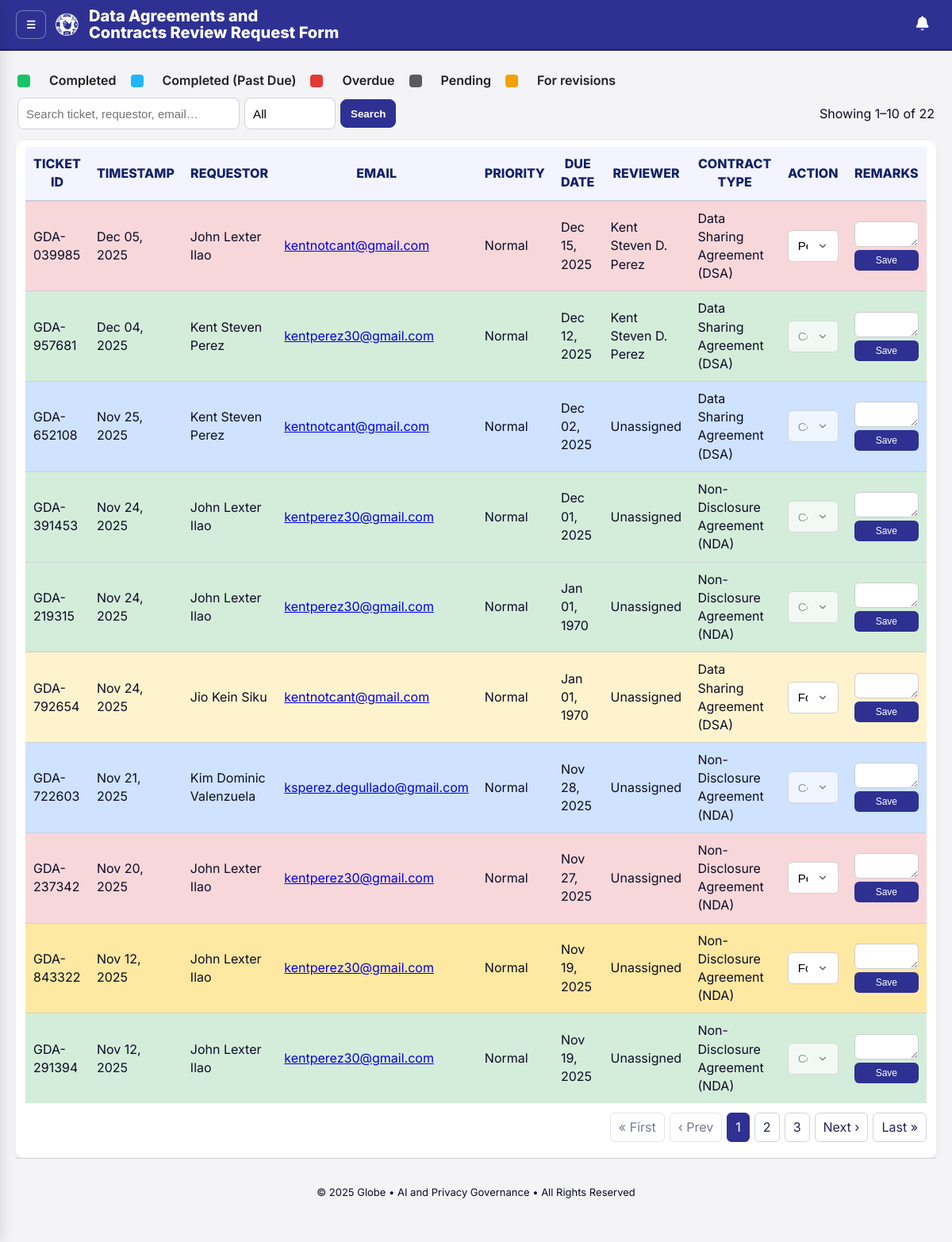
Page /tickets.php (signed in) on the committed database.
### tables this page shows
CREATE TABLE `tickets` (
  `id` bigint(20) unsigned NOT NULL AUTO_INCREMENT,
  `ticket_code` varchar(20) NOT NULL,
  `created_at` datetime NOT NULL DEFAULT current_timestamp(),
  `full_name` varchar(200) NOT NULL,
  `email` varchar(200) NOT NULL,
  `priority` enum('Low','Normal','High','Urgent') DEFAULT 'Normal',
  `due_date` date DEFAULT NULL,
  `completed_at` datetime DEFAULT NULL,
  `grp` varchar(50) NOT NULL,
  `tribe` varchar(200) DEFAULT NULL,
  `assigned_lawyer` varchar(200) DEFAULT NULL,
  `cc_emails` text DEFAULT NULL,
  `summary` text NOT NULL,
  `contract_type` varchar(100) NOT NULL,
  `contract_other` varchar(200) DEFAULT NULL,
  `customer` varchar(200) NOT NULL,
  `vendor` varchar(200) NOT NULL,
  `pd_nature` varchar(120) NOT NULL,
  `pd_other_text` varchar(255) DEFAULT NULL,
  `clauses` text NOT NULL,
  `doc_link` varchar(1000) DEFAULT NULL,
  `status` enum('Pending','In Review','For Revisions','Completed') NOT NULL DEFAULT 'Pending',
  `remarks` text DEFAULT NULL,
  `email_24h_sent` tinyint(1) NOT NULL DEFAULT 0,
  `email_24h_sent_at` datetime DEFAULT NULL,
  PRIMARY KEY (`id`)
);

CREATE TABLE `lawyers` (
  `id` int(11) NOT NULL AUTO_INCREMENT,
  `name` varchar(100) NOT NULL,
  `email` varchar(190) NOT NULL,
  `pass_hash` varchar(255) NOT NULL,
  `role` enum('lawyer','admin') NOT NULL DEFAULT 'lawyer',
  `created_at` timestamp NOT NULL DEFAULT current_timestamp(),
  PRIMARY KEY (`id`),
  UNIQUE KEY `email` (`email`)
);

### api/query_tickets.php (called while the page is built, shortened)
<?php
$q       = trim($_GET['q'] ?? '');
$page    = max(1, (int)($_GET['page'] ?? 1));
$perPage = 10;
$status = $_GET['status'] ?? '';
$conditions = ['1'];
$types      = '';
$where = implode(' AND ', $conditions);
$usePrepared = ($types !== '');
$countSql = "
SELECT COUNT(*) c
FROM tickets t
LEFT JOIN lawyers l ON l.id = t.assigned_lawyer
WHERE $where
";
if (!$usePrepared) {
    $countRes = $conn->query($countSql);
    $total = (int) $countRes->fetch_assoc()['c'];
}
$totalPages = max(1, ceil($total / $perPage));
$offset = ($page - 1) * $perPage;
$selectSql = "
SELECT
    t.id,
    t.ticket_code,
    t.created_at,
    t.completed_at,
    t.full_name,
    t.email,
    t.priority,
    t.due_date,
    t.assigned_lawyer,
    t.contract_type,
    t.status,
    t.remarks,
    l.name  AS reviewer_name,
    l.email AS reviewer_email
FROM tickets t
LEFT JOIN lawyers l
       ON l.email = t.assigned_lawyer
WHERE $where
ORDER BY t.id DESC
LIMIT ? OFFSET ?
";
if (!$usePrepared) {
    $stmt = $conn->prepare($selectSql);
    $stmt->bind_param("ii", $perPage, $offset);
}
$stmt->execute();
$rows = $stmt->get_result();

### tickets.php (the view, shortened to what this page needs)
<?php
require __DIR__ . '/config/db.php';
require __DIR__ . '/utils/pagination.php';
include __DIR__ . '/api/query_tickets.php';
function h($s){ return htmlspecialchars((string)$s, ENT_QUOTES, 'UTF-8'); }
function status_class($status, $due_date, $completed_at = null) {
    $today = date('Y-m-d');
    $due = $due_date ? date('Y-m-d', strtotime($due_date)) : null;
    $done = $completed_at ? date('Y-m-d', strtotime($completed_at)) : null;
    if ($status === 'Completed') {
        if ($done && $due && $done > $due) {
            return 'row-completed-late';
        }
        return 'row-completed';
    }
    if ($status === 'For Revisions') {
        if ($due && $due < $today) {
            return 'row-revisions-overdue';
        }
        return 'row-revisions';
    }
    if ($due && $due < $today) {
        return 'row-overdue';
    }
    return 'row-pending';
}
?>
<!doctype html>
<html lang="en">
<head>
  <link rel="stylesheet" href="assets/css/admin.css">
  <link rel="stylesheet" href="assets/css/notifications.css">
  <link rel="stylesheet" href="https://cdnjs.cloudflare.com/ajax/libs/font-awesome/7.0.1/css/all.min.css">
</head>
<body>
<?php
include __DIR__ . '/assets/partials/brandbar.php';
?>
<main class="container-fluid page" id="mainContent">
<div class="legend">
    <span class="dot dot-green"></span> Completed
    <span class="dot dot-blue"></span> Completed (Past Due)
    <span class="dot dot-red"></span> Overdue
    <span class="dot dot-gray"></span> Pending
    <span class="dot dot-amber"></span> For revisions
</div>
  <div class="toolbar">
    <form class="search" method="get" action="">
      <input type="text" name="q" value="<?= h($q) ?>" placeholder="Search ticket, requestor, email…">
      <select name="status" class="status-filter" onchange="this.form.submit()">
        <option value=""               <?= $status===''?'selected':''; ?>>All</option>
      </select>
      <button class="btn" type="submit">Search</button>
    </form>
    <div class="muted">
      Showing <?= ($total===0?0:$offset+1) ?>–<?= min($offset+$perPage,$total) ?> of <?= $total ?>
    </div>
  </div>
  <section class="table-wrap">
    <table class="tickets">
      <thead>
        <tr>
          <th>TICKET ID</th>
          <th>TIMESTAMP</th>
          <th>REQUESTOR</th>
          <th>EMAIL</th>
          <th>PRIORITY</th>
          <th>DUE DATE</th>
          <th>REVIEWER</th>
          <th>CONTRACT TYPE</th>
          <th>ACTION</th>
          <th>REMARKS</th>
        </tr>
      </thead>
      <tbody>
        <?php while ($r = $rows->fetch_assoc()):
         $class = status_class($r['status'], $r['due_date'] ?? null,$r['completed_at'] ?? null);
          $reviewerName = $r['reviewer_name'] ?? 'Unassigned';
        ?>
        <tr class="<?= $class ?>">
          <td><?= h($r['ticket_code']) ?></td>
          <td><?= h(date('M d, Y', strtotime($r['created_at']))) ?></td>
          <td><?= h($r['full_name']) ?></td>
          <td><a href="mailto:<?= h($r['email']) ?>"><?= h($r['email']) ?></a></td>
          <td><?= h($r['priority']) ?></td>
          <td><?= h(date('M d, Y', strtotime($r['due_date']))) ?></td>
          <td><?= h($reviewerName) ?></td>
          <td><?= h($r['contract_type']) ?></td>
          <td>
            <form method="post" action="api/update_status.php">
              <select name="status" onchange="this.form.submit()"
                <?= $r['status']==='Completed'?'disabled':''; ?>>
                <option value="Pending"        <?= $r['status']==='Pending'?'selected':''; ?>>Pending</option>
                <option value="For Revisions"  <?= $r['status']==='For Revisions'?'selected':''; ?>>For Revisions</option>
                <option value="Completed"      <?= $r['status']==='Completed'?'selected':''; ?>>Completed</option>
              </select>
            </form>
          </td>
      <td>
          <form action="api/update_remarks.php" method="post" style="display:flex;flex-direction:column;gap:4px;">
              <textarea name="remarks" rows="1" style="width:100%;"><?= h($r['remarks'] ?? '') ?></textarea>
              <button class="btn-small" type="submit">Save</button>
          </form>
      </td>
        </tr>
      <?php endwhile; ?>
      </tbody>
    </table>
    <?= build_pagination($page, $totalPages, $q, $status) ?>
  </section>
        <footer class="site-footer">
        <p>© 2025 Globe • AI and Privacy Governance • All Rights Reserved</p>
      </footer>
</main>
</body>
</html>

### assets/css/admin.css (style rules this page uses)
* { scrollbar-width: thin; scrollbar-color: var(--brand) var(--bg); }
:root { --brand: #2E3192; --brand-700: #1e2375; --brand-ring: 0 0 0 3px rgba(46,49,146,.15); --bg: #f4f4f6; --card: #ffffff; --ink: #0d0d26; --muted: #666; --border: #d2d2d2; --green: #18c465; --red: #e53935; --amber: #f4a000; --gray: #5b5b5b; --row-border: #cfcfd8; }
* { box-sizing: border-box; }
html, body { margin: 0; height: 100%; background: var(--bg); color: var(--ink); font-family: "Inter", system-ui, -apple-system, Segoe UI, Roboto, Arial, sans-serif; line-height: 1.45; }
input[type="text"], input[type="email"], input[type="file"], textarea, select { width: 100%; font-size: 15px; padding: 10px 12px; min-height: 40px; border: 1px solid var(--border); border-radius: 6px; background: #fff; transition: border-color .2s, box-shadow .2s, background .2s; }
textarea { min-height: 80px; max-height: 180px; resize: vertical; }
select { -webkit-appearance: none; appearance: none; background-repeat: no-repeat; background-position: right 12px center; background-size: 14px; padding-right: 38px; }
.btn { padding: 10px 18px; border: none; border-radius: 8px; font-weight: 700; cursor: pointer; transition: transform .04s, background .2s, filter .2s; }
.btn:not(.primary) { background: #fff; border: 1px solid #ccc; }
.legend { display:flex; align-items:center; gap:18px; margin:6px 0 10px 2px; color:#1f1f1f; font-weight:600; }
.dot { width:16px; height:16px; border-radius:4px; display:inline-block; margin-right:6px; }
.dot-green { background: var(--green); }
.dot-red { background: var(--red); }
.dot-gray { background: var(--gray); }
.dot-amber { background: var(--amber); }
.dot-blue { background: #1fb6ff; }
.table-wrap { background:#fff; border-radius:10px; padding:8px 12px; box-shadow:0 2px 8px rgba(0,0,0,.05); width:100%; overflow-x:auto; }
table.tickets { width:100%; border-collapse:separate; border-spacing:0; }
.tickets th { background:#f3f4ff; color:#122265; font-weight:800; border-bottom:2px solid var(--row-border); padding:10px; position:sticky; top:0; z-index:1; }
.tickets td { padding:10px; border-bottom:1px solid var(--row-border); }
.tickets tr:last-child td { border-bottom:none; }
.row-completed { background: rgba(24,196,101,.15); }
.row-overdue { background: rgba(229,57,53,.16); }
.row-revisions { background: rgba(244,160,0,.16); }
.row-completed { background-color: #d4edda !important; }
.row-completed-late { background-color: #cfe2ff !important; }
.row-revisions { background-color: #fff3cd !important; }
.row-revisions-overdue { background-color: #ffe8a1 !important; }
.row-overdue { background-color: #f8d7da !important; }
#mainContent { padding: 20px 20px; }
.toolbar { display:flex;gap:12px;align-items:center;justify-content:space-between;margin:10px 2px 14px }
.toolbar .search { display:flex;gap:6px;align-items:center }
.toolbar input[type="text"] { height:36px;padding:6px 10px;border:1px solid #cfd3dc;border-radius:8px;min-width:280px }
.toolbar .btn { height:36px;padding:0 12px;border-radius:8px;border:1px solid #2E3192;background:#2E3192;color:#fff;cursor:pointer }
.table-wrap { width:100%;overflow-x:auto }
.status-filter { height:36px; padding:0 10px; border:1px solid #cfd3dc; border-radius:8px; background:#fff; font-size:.95rem; }
.site-footer { height: var(--footer-h); display:flex; align-items:center; justify-content:center; text-align:center; padding: 20px 16px; font-size:13px; border-top: 1px solid var(--border); background: var(--bg); flex: 0 0 auto; }
.tickets textarea { font-size: 13px; padding: 6px 8px; min-height: 32px; max-height: 80px; line-height: 1.3; width: 100%; resize: vertical; border: 1px solid #ccc; border-radius: 6px; background: #fff; transition: border-color .2s, box-shadow .2s; }
.tickets .btn-small { padding: 6px 10px; font-size: 12px; border-radius: 6px; background: var(--brand); color: #fff; border: none; cursor: pointer; }

### rows in the picture
tickets: ticket_code "GDA-039985", created_at "Dec 05, 2025", full_name "John Lexter Ilao", email "kentnotcant@gmail.com", priority "Normal", due_date "Dec 15, 2025", lawyers.name "Kent Steven D. Perez", contract_type "Data Sharing Agreement (DSA)", status "Pending"
tickets: ticket_code "GDA-957681", created_at "Dec 04, 2025", full_name "Kent Steven Perez", email "kentperez30@gmail.com", priority "Normal", due_date "Dec 12, 2025", lawyers.name "Kent Steven D. Perez", contract_type "Data Sharing Agreement (DSA)", status "Completed"
tickets: ticket_code "GDA-652108", created_at "Nov 25, 2025", full_name "Kent Steven Perez", email "kentnotcant@gmail.com", priority "Normal", due_date "Dec 02, 2025", reviewerName "Unassigned", contract_type "Data Sharing Agreement (DSA)", status "Completed"
tickets: ticket_code "GDA-391453", created_at "Nov 24, 2025", full_name "John Lexter Ilao", email "kentperez30@gmail.com", priority "Normal", due_date "Dec 01, 2025", reviewerName "Unassigned", contract_type "Non-Disclosure Agreement (NDA)", status "Completed"
tickets: ticket_code "GDA-219315", created_at "Nov 24, 2025", full_name "John Lexter Ilao", email "kentperez30@gmail.com", priority "Normal", due_date "Jan 01, 1970", reviewerName "Unassigned", contract_type "Non-Disclosure Agreement (NDA)", status "Completed"
tickets: ticket_code "GDA-792654", created_at "Nov 24, 2025", full_name "Jio Kein Siku", email "kentnotcant@gmail.com", priority "Normal", due_date "Jan 01, 1970", reviewerName "Unassigned", contract_type "Data Sharing Agreement (DSA)", status "For Revisions"
tickets: ticket_code "GDA-722603", created_at "Nov 21, 2025", full_name "Kim Dominic Valenzuela", email "ksperez.degullado@gmail.com", priority "Normal", due_date "Nov 28, 2025", reviewerName "Unassigned", contract_type "Non-Disclosure Agreement (NDA)", status "Completed"
tickets: ticket_code "GDA-237342", created_at "Nov 20, 2025", full_name "John Lexter Ilao", email "kentperez30@gmail.com", priority "Normal", due_date "Nov 27, 2025", reviewerName "Unassigned", contract_type "Non-Disclosure Agreement (NDA)", status "Pending"
tickets: ticket_code "GDA-843322", created_at "Nov 12, 2025", full_name "John Lexter Ilao", email "kentperez30@gmail.com", priority "Normal", due_date "Nov 19, 2025", reviewerName "Unassigned", contract_type "Non-Disclosure Agreement (NDA)", status "For Revisions"
tickets: ticket_code "GDA-291394", created_at "Nov 12, 2025", full_name "John Lexter Ilao", email "kentperez30@gmail.com", priority "Normal", due_date "Nov 19, 2025", reviewerName "Unassigned", contract_type "Non-Disclosure Agreement (NDA)", status "Completed"

### other values in the picture
$brand['titleLines'][0] "Data Agreements and"
$brand['titleLines'][1] "Contracts Review Request Form"
$offset+1 "1"
min($offset+$perPage,$total) "10"
$total "22"
